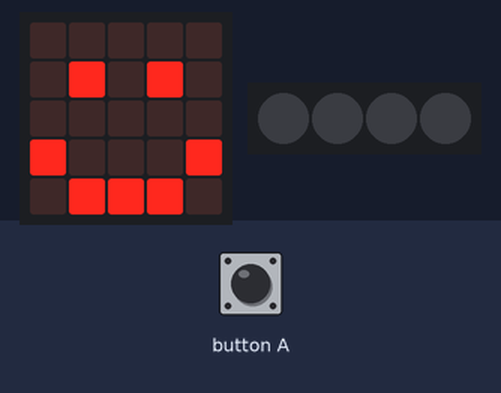
This program was run on a simulated BBC micro:bit (MakeCode). On the bench: the board's 5×5 LED display, 4 RGB LEDs in strip order, left to right. The test bench sets the inputs (shaded band). Dim RGB values are drawn brighter than linear.

Above: at 1.8 s.
1.9 s: button A pressed for 0.15 s
At 2.3 s:
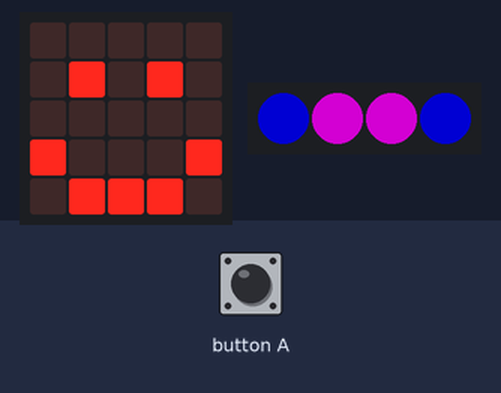
At 4.3 s:
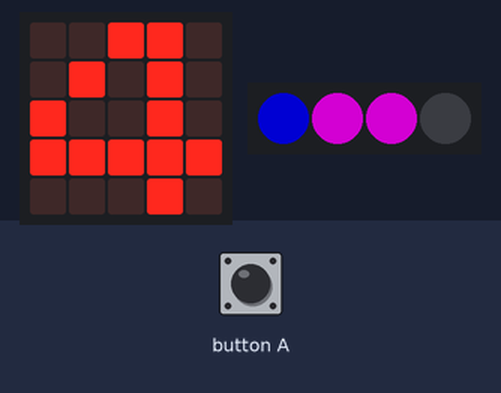
5.0 s: button A pressed for 0.15 s
At 11.6 s:
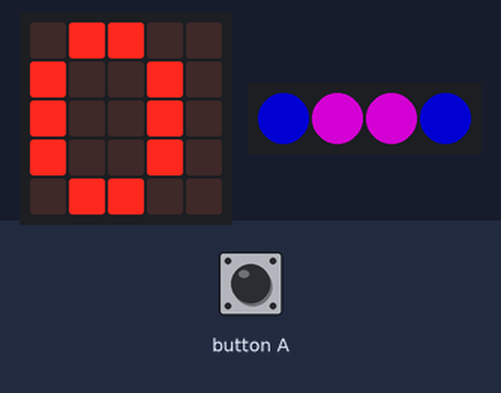
Timing chart, 0 to 19.3 s (numbered marks = the images above; inputs shaded):
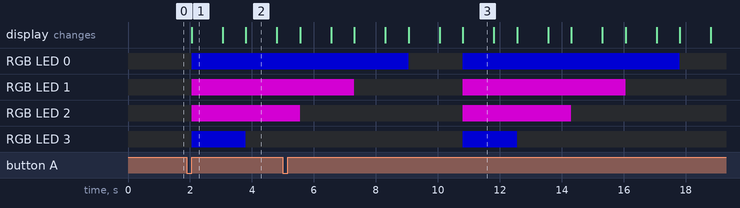

Measured:
- after the input at 1.9 s, RGB LED 0: off → RGB(0, 0, 127) after 0.15 s; RGB LED 1, RGB LED 2: off → RGB(127, 0, 127) after 0.15 s; RGB LED 3: off → RGB(0, 0, 127) after 0.15 s, → off 1.8 s later
- what the display in image 1 shows lasts 1.0 s, from 2.1 s to 3.1 s

The program:

main.ts
```typescript
// (licence header left out)
//setup
let neopixelStrip: neopixel.Strip = null
basic.clearScreen()
neopixelStrip = neopixel.create(DigitalPin.P16, 4, NeoPixelMode.RGB)
neopixelStrip.show()

//countdown
input.onButtonPressed(Button.A, function () {
    let count = 4
    while (count >= 0) {
        neopixelStrip.setPixelColor(0, neopixel.colors(NeoPixelColors.Black))
        neopixelStrip.setPixelColor(1, neopixel.colors(NeoPixelColors.Black))
        neopixelStrip.setPixelColor(2, neopixel.colors(NeoPixelColors.Black))
        neopixelStrip.setPixelColor(3, neopixel.colors(NeoPixelColors.Black))

        if (count > 0) {
            neopixelStrip.setPixelColor(0, neopixel.colors(NeoPixelColors.Blue));
        }
        if (count > 1) {
            neopixelStrip.setPixelColor(1, neopixel.colors(NeoPixelColors.Purple));
        }
        if (count > 2) {
            neopixelStrip.setPixelColor(2, neopixel.colors(NeoPixelColors.Purple));
        }
        if (count > 3) {
            neopixelStrip.setPixelColor(3, neopixel.colors(NeoPixelColors.Blue));
        }
        neopixelStrip.show()
        basic.pause(1000)
        basic.showNumber(count)
        count--
    }
})
basic.showIcon(IconNames.Happy)
```
